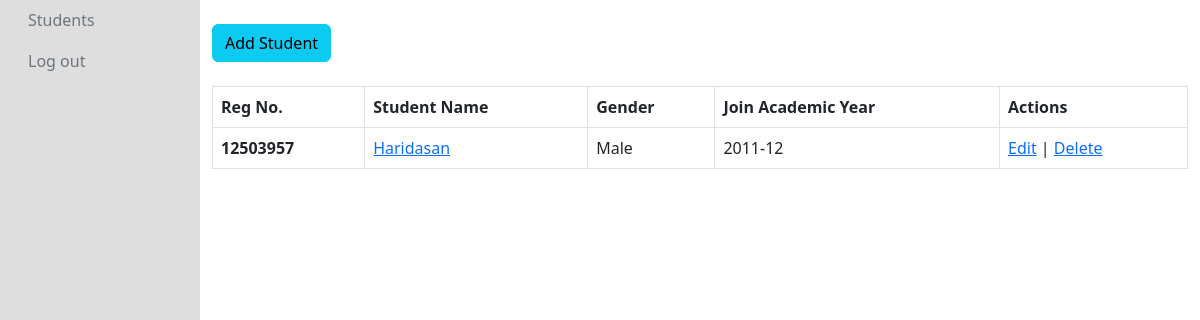
/admin/students.php (signed in), run on the app's committed database.
### tables this page shows
CREATE TABLE `student_details` (
  `regno` int(11) NOT NULL,
  `sname` varchar(35) NOT NULL,
  `gender` varchar(10) NOT NULL,
  `dob` date NOT NULL,
  `bcode` int(11) NOT NULL,
  `bname` varchar(30) NOT NULL,
  `address` text NOT NULL,
  `sphone_no` varchar(11) NOT NULL,
  `commty` varchar(15) NOT NULL,
  `join_aca_year` varchar(40) NOT NULL,
  `admi_type` varchar(20) NOT NULL,
  `mail_id` text NOT NULL,
  `days_scholar` varchar(20) NOT NULL,
  `hostel_scholar` varchar(20) NOT NULL,
  `bus_travel` varchar(20) NOT NULL
);

### admin/students.php (the view, shortened to what this page needs)
<?php
$con = mysqli_connect(DB_HOST, DB_USERNAME, DB_PASSWORD, DB_NAME);
$result = mysqli_query($con, "SELECT * FROM `student_details`");
?>
<!DOCTYPE html>
<html lang="en">
<head>
  <link href="https://cdn.jsdelivr.net/npm/bootstrap@5.3.0-alpha1/dist/css/bootstrap.min.css" rel="stylesheet">
</head>
<body>
  <div class="container-fluid h-100">
    <div class="row h-100">
      <div class="col-2 h-100">
        <?php include("sidebar.php"); ?>
      </div>
      <div class="col-10">
        <div class="mt-4 text-right">
          <a href="add-student.php" class="btn btn-info">Add Student</a>
        </div>
        <div class="table-responsive mt-4">
          <table class="table table-bordered table-hover">
            <thead>
              <tr>
                <th>Reg No.</th>
                <th>Student Name</th>
                <th>Gender</th>
                <th>Join Academic Year</th>
                <th>Actions</th>
              </tr>
            </thead>
            <tbody>
              <?php if ($result) {
                $rows = mysqli_num_rows($result);
                if ($rows != 0) {
                  while ($row = mysqli_fetch_array($result, MYSQLI_ASSOC)) { ?>
                    <tr>
                      <th><?php echo $row["regno"] ?></th>
                      <td><a href="view-student.php?id=<?php echo $row["regno"]; ?>"><?php echo $row["sname"] ?></a></td>
                      <td><?php echo $row["gender"] ?></td>
                      <td><?php echo $row["join_aca_year"] ?></td>
                      <td><a href="edit-student.php?id=<?php echo $row["regno"]; ?>">Edit</a> | <a href="students.php?delete=<?php echo $row["regno"]; ?>">Delete</a></td>
                    </tr>
                  <?php }
              }
              } ?>
            </tbody>
          </table>
        </div>
      </div>
    </div>
  </div>
</body>
</html>

### admin/students.php (style rules this page uses)
html, body { margin: 0; padding: 0; height: 100%; }

### data on the page
student_details: regno "12503957", sname "Haridasan", gender "Male", join_aca_year "2011-12"
